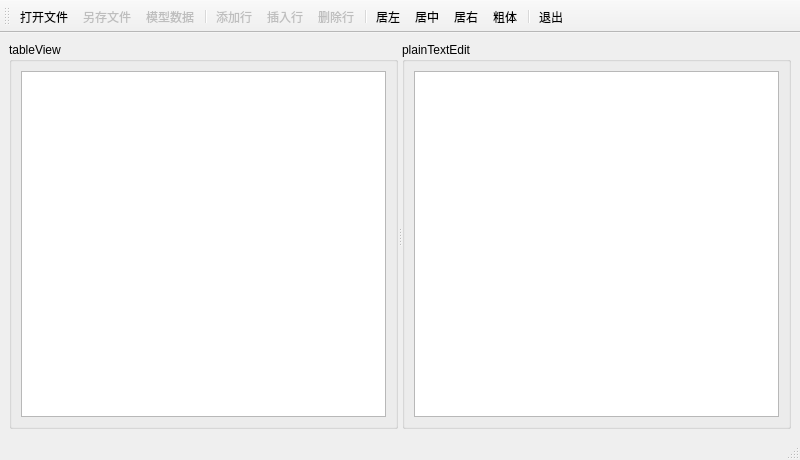
<?xml version="1.0" encoding="UTF-8"?>
<ui version="4.0">
 <class>MainWindow</class>
 <widget class="QMainWindow" name="MainWindow">
  <property name="geometry">
   <rect>
    <x>0</x>
    <y>0</y>
    <width>800</width>
    <height>460</height>
   </rect>
  </property>
  <property name="windowTitle">
   <string>Demo3_3,QTableView&amp;QStandardItemModel</string>
  </property>
  <widget class="QWidget" name="centralwidget">
   <layout class="QVBoxLayout" name="verticalLayout_3">
    <item>
     <widget class="QSplitter" name="splitter">
      <property name="orientation">
       <enum>Qt::Horizontal</enum>
      </property>
      <widget class="QGroupBox" name="groupBox">
       <property name="title">
        <string>tableView</string>
       </property>
       <layout class="QVBoxLayout" name="verticalLayout">
        <item>
         <widget class="QTableView" name="tableView"/>
        </item>
       </layout>
      </widget>
      <widget class="QGroupBox" name="groupBox_2">
       <property name="title">
        <string>plainTextEdit</string>
       </property>
       <layout class="QVBoxLayout" name="verticalLayout_2">
        <item>
         <widget class="QPlainTextEdit" name="plainTextEdit"/>
        </item>
       </layout>
      </widget>
     </widget>
    </item>
   </layout>
  </widget>
  <widget class="QStatusBar" name="statusbar"/>
  <widget class="QToolBar" name="mainToolBar">
   <property name="windowTitle">
    <string>toolBar</string>
   </property>
   <property name="toolButtonStyle">
    <enum>Qt::ToolButtonTextUnderIcon</enum>
   </property>
   <attribute name="toolBarArea">
    <enum>TopToolBarArea</enum>
   </attribute>
   <attribute name="toolBarBreak">
    <bool>false</bool>
   </attribute>
   <addaction name="act_openFile"/>
   <addaction name="act_SaveFile"/>
   <addaction name="act_ModelData"/>
   <addaction name="separator"/>
   <addaction name="act_AddItem"/>
   <addaction name="act_InsterItem"/>
   <addaction name="act_DelItem"/>
   <addaction name="separator"/>
   <addaction name="act_Left"/>
   <addaction name="act_Center"/>
   <addaction name="act_Right"/>
   <addaction name="act_FontBold"/>
   <addaction name="separator"/>
   <addaction name="act_Exit"/>
  </widget>
  <action name="act_openFile">
   <property name="icon">
    <iconset resource="../Recource/res.qrc">
     <normaloff>:/icons/images/open.bmp</normaloff>:/icons/images/open.bmp</iconset>
   </property>
   <property name="text">
    <string>打开文件</string>
   </property>
  </action>
  <action name="act_SaveFile">
   <property name="enabled">
    <bool>false</bool>
   </property>
   <property name="icon">
    <iconset resource="../Recource/res.qrc">
     <normaloff>:/icons/images/save.bmp</normaloff>:/icons/images/save.bmp</iconset>
   </property>
   <property name="text">
    <string>另存文件</string>
   </property>
  </action>
  <action name="act_ModelData">
   <property name="enabled">
    <bool>false</bool>
   </property>
   <property name="icon">
    <iconset resource="../Recource/res.qrc">
     <normaloff>:/icons/images/export1.bmp</normaloff>:/icons/images/export1.bmp</iconset>
   </property>
   <property name="text">
    <string>模型数据</string>
   </property>
  </action>
  <action name="act_AddItem">
   <property name="enabled">
    <bool>false</bool>
   </property>
   <property name="icon">
    <iconset resource="../Recource/res.qrc">
     <normaloff>:/icons/images/append.bmp</normaloff>:/icons/images/append.bmp</iconset>
   </property>
   <property name="text">
    <string>添加行</string>
   </property>
  </action>
  <action name="act_InsterItem">
   <property name="enabled">
    <bool>false</bool>
   </property>
   <property name="icon">
    <iconset resource="../Recource/res.qrc">
     <normaloff>:/icons/images/306.bmp</normaloff>:/icons/images/306.bmp</iconset>
   </property>
   <property name="text">
    <string>插入行</string>
   </property>
  </action>
  <action name="act_DelItem">
   <property name="enabled">
    <bool>false</bool>
   </property>
   <property name="icon">
    <iconset resource="../Recource/res.qrc">
     <normaloff>:/icons/images/delete.bmp</normaloff>:/icons/images/delete.bmp</iconset>
   </property>
   <property name="text">
    <string>删除行</string>
   </property>
  </action>
  <action name="act_Left">
   <property name="icon">
    <iconset resource="../Recource/res.qrc">
     <normaloff>:/icons/images/508.bmp</normaloff>:/icons/images/508.bmp</iconset>
   </property>
   <property name="text">
    <string>居左</string>
   </property>
  </action>
  <action name="act_Center">
   <property name="icon">
    <iconset resource="../Recource/res.qrc">
     <normaloff>:/icons/images/510.bmp</normaloff>:/icons/images/510.bmp</iconset>
   </property>
   <property name="text">
    <string>居中</string>
   </property>
  </action>
  <action name="act_Right">
   <property name="icon">
    <iconset resource="../Recource/res.qrc">
     <normaloff>:/icons/images/512.bmp</normaloff>:/icons/images/512.bmp</iconset>
   </property>
   <property name="text">
    <string>居右</string>
   </property>
  </action>
  <action name="act_FontBold">
   <property name="icon">
    <iconset resource="../Recource/res.qrc">
     <normaloff>:/icons/images/500.bmp</normaloff>:/icons/images/500.bmp</iconset>
   </property>
   <property name="text">
    <string>粗体</string>
   </property>
  </action>
  <action name="act_Exit">
   <property name="icon">
    <iconset resource="../Recource/res.qrc">
     <normaloff>:/icons/images/132.bmp</normaloff>:/icons/images/132.bmp</iconset>
   </property>
   <property name="text">
    <string>退出</string>
   </property>
  </action>
 </widget>
 <resources>
  <include location="../Recource/res.qrc"/>
 </resources>
 <connections>
  <connection>
   <sender>act_Exit</sender>
   <signal>triggered()</signal>
   <receiver>MainWindow</receiver>
   <slot>close()</slot>
   <hints>
    <hint type="sourcelabel">
     <x>-1</x>
     <y>-1</y>
    </hint>
    <hint type="destinationlabel">
     <x>399</x>
     <y>229</y>
    </hint>
   </hints>
  </connection>
 </connections>
</ui>
